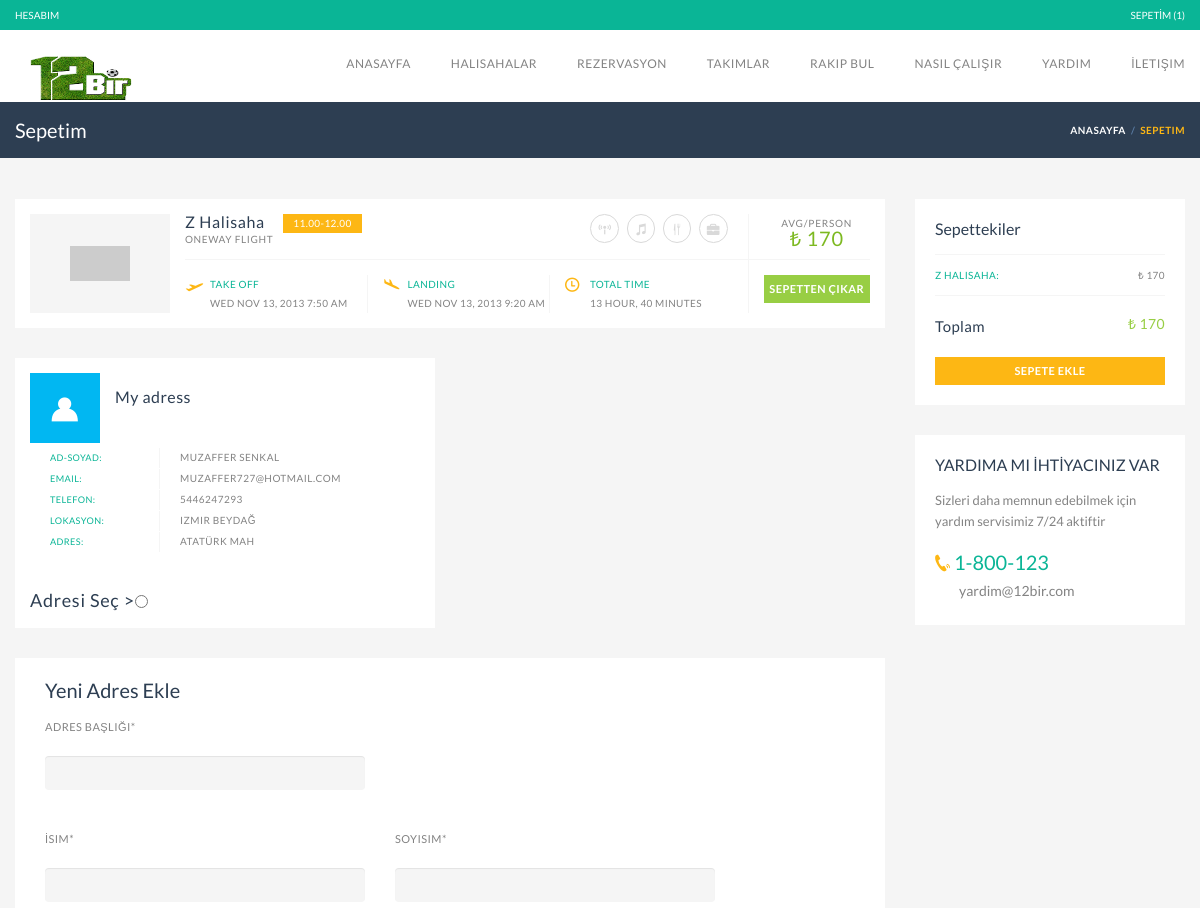
The app's page /sepetim/ (signed in, upper part), older data.
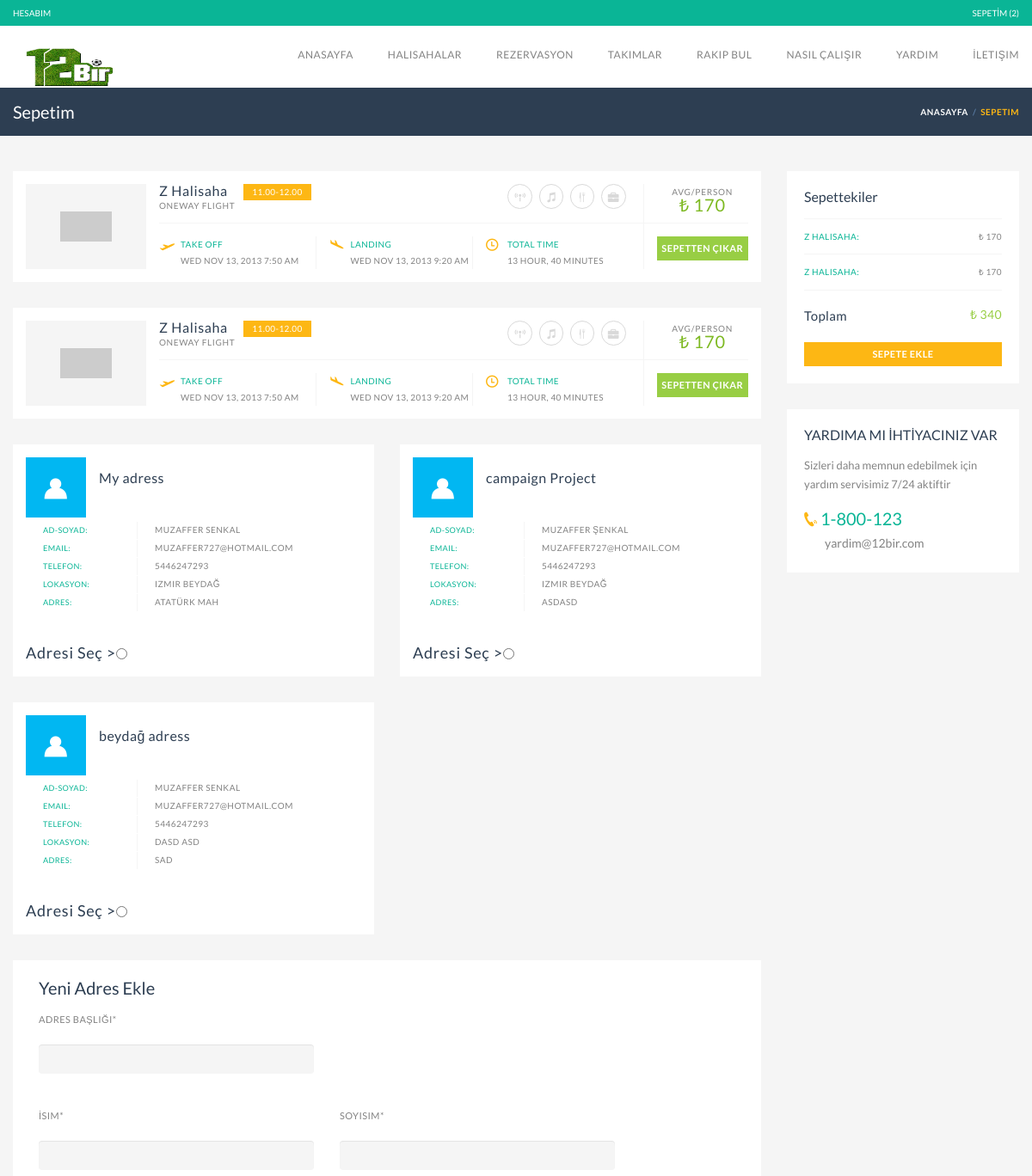
The same page, newer data.
### field/models.py (models this page shows, shortened)
class Sepet(models.Model):
    user = models.ForeignKey(settings.AUTH_USER_MODEL, default=1)
    field = models.ForeignKey('Field',on_delete=models.CASCADE,related_name="field")
    selected = models.CharField(max_length=40)
    created = models.DateTimeField(auto_now_add=True)

class Address(models.Model):
    user = models.ForeignKey(settings.AUTH_USER_MODEL, default=1)
    title = models.CharField(max_length=40)
    firstName = models.CharField(max_length=40)
    lastName = models.CharField(max_length=40)
    email = models.EmailField(max_length=254)
    city = models.CharField(max_length=40)
    ilce = models.CharField(max_length=40)
    address = models.TextField()
    phone_number = models.CharField(max_length=12)

### account/views.py (the view, shortened to what this page needs)
# urls.py: url(r'^sepetim/$',SepetView.as_view(),name="sepetim"),
class SepetView(LoggedInMixin,ListView,FormView):
    template_name = "sepetim.html"
    form_class = AddressForm
    context_object_name ="sepet_list"
    success_url = reverse_lazy('sepetim')
    def get_queryset(self):
        return Sepet.objects.filter(user=self.request.user)
    def get_context_data(self, *args, **kwargs):
        context = super(SepetView, self).get_context_data(*args, **kwargs)
        address = Address.objects.filter(user=self.request.user)
        totalPrice = 0;
        sepet_list = self.get_queryset()
        for sepet in sepet_list:
            totalPrice += sepet.field.price
        context['totalPrice'] = totalPrice
        context['address_list'] = address
        return context

### account/mixins.py (called while the page is built)
    @method_decorator(login_required)
    def dispatch(self, *args, **kwargs):
        return super(LoggedInMixin, self).dispatch(*args, **kwargs)

### account/views.py (called while the page is built)
def sepetHeader(request):
    user = request.user;
    if user.is_authenticated:
        list = Sepet.objects.filter(user=user)
        return { "sepetNumber":list.count}
    return {}

### account/templates/sepetim.html (shortened to what the changed rows need)
{% extends "base.html" %}
{% load crispy_forms_tags %}
{% block content %}
  <div class="page-title-container">
            <div class="container">
                <div class="page-title pull-left">
                    <h2 class="entry-title">Sepetim</h2>
                </div>
            </div>
        </div>
    <section id="content" class="gray-area">
            <div class="container">
                <div class="row">
                    <div id="main" class="col-sms-6 col-sm-8 col-md-9 listing-style3 flight">
                            {% for object in sepet_list %}
                             <article class="box">
                                <figure class="col-xs-3 col-sm-2">
                                    <span><img alt="" src="http://placehold.it/270x160"></span>
                                </figure>
                                <div class="details col-xs-9 col-sm-10">
                                    <div class="details-wrapper">
                                        <div class="first-row">
                                            <div>
                                                <h4 class="box-title">{{ object.field.name }}<small>Oneway flight</small></h4>
                                                <a class="button btn-mini yellow">11.00-12.00</a>
                                                <div class="amenities">
                                                    <i class="soap-icon-wifi circle"></i>
                                                    <i class="soap-icon-entertainment circle"></i>
                                                    <i class="soap-icon-fork circle"></i>
                                                    <i class="soap-icon-suitcase circle"></i>
                                                </div>
                                            </div>
                                            <div>
                                                <span class="price"><small>AVG/PERSON</small>₺ {{ object.field.price }}</span>
                                            </div>
                                        </div>
                                        <div class="second-row">
                                            <div class="time">
                                                <div class="take-off col-sm-4">
                                                    <div class="icon"><i class="soap-icon-plane-right yellow-color"></i></div>
                                                    <div>
                                                        <span class="skin-color">Take off</span><br />Wed Nov 13, 2013 7:50 Am
                                                    </div>
                                                </div>
                                                <div class="landing col-sm-4">
                                                    <div class="icon"><i class="soap-icon-plane-right yellow-color"></i></div>
                                                    <div>
                                                        <span class="skin-color">landing</span><br />Wed Nov 13, 2013 9:20 am
                                                    </div>
                                                </div>
                                                <div class="total-time col-sm-4">
                                                    <div class="icon"><i class="soap-icon-clock yellow-color"></i></div>
                                                    <div>
                                                        <span class="skin-color">total time</span><br />13 Hour, 40 minutes
                                                    </div>
                                                </div>
                                            </div>
                                            <div class="action">
                                                <form method="POST" action="{% url "sepet-delete" object.id %}">
                                                <button type="submit" class="button btn-small full-width">SEPETTEN ÇIKAR</button>
                                                </form>
                                            </div>
                                        </div>
                                    </div>
                                </div>
                            </article>
                            {% endfor %}
                        <div class="row">
                            <form action="">
                                {% for object in address_list %}
                                    <div class="col-sm-6">
                                <div class="icon-box style5 box" id="hotel-description">
                                    <i class="soap-icon-user"></i>
                                    <div class="description">
                                        <h4><a href="#">{{ object.title }} </a></h4>
                                    </div>
                                     <div class="features table-cell" >
                                              <ul class="adres-form-bilgi">
                                                <li><label>Ad-Soyad:</label>{{ object.firstName }} {{ object.lastName }}</li>
                                                <li><label>Email:</label>{{ object.email}}</li>
                                                <li><label>Telefon:</label>{{ object.phone_number}}</li>
                                                <li><label>Lokasyon:</label>{{ object.city}}  {{ object.ilce}}</li>
                                                <li><label>Adres:</label>{{ object.address}}</li>
                                            </ul>
                                        </div>
                                    <div class="description" >
                                        <input type="radio" name="gender" value="male">
                                        <h3 class="box-title">Adresi Seç   > </h3>
                                    </div>
                                </div>
                            </div>
                                {% endfor %}
</form></div>
                        <div class="booking-section travelo-box">
                            <form class="booking-form" method="POST">
                                <div class="person-information">
                                    <h2>Yeni Adres Ekle</h2>
                                </div>
                            </form>
                        </div>
                    </div>
                    <div class="sidebar col-sms-6 col-sm-4 col-md-3">
                        <div class="booking-details travelo-box">
                            <dl class="other-details">
                                 {% for object in sepet_list %}
                                <dt class="feature">{{ object.field.name }}:</dt><dd class="value">₺ {{ object.field.price }}</dd>
                                {% endfor %}
                                <dt class="total-price">Toplam </dt><dd class="total-price-value">₺ {{ totalPrice }}</dd>
                            </dl>
                        </div>
                    </div>
                </div>
            </div>
        </section>
{% endblock %}

Row changes from the older to the newer data that the page shows:
added Sepet: field.name "Z Halisaha", field.price "170", field.name "Z HALISAHA"
added Address: title "campaign Project", firstName "MUZAFFER", lastName "ŞENKAL", email "MUZAFFER727@HOTMAIL.COM", phone_number "5446247293", city "IZMIR", ilce "BEYDAĞ", address "ASDASD"
added Address: title "beydağ adress", firstName "MUZAFFER", lastName "SENKAL", email "MUZAFFER727@HOTMAIL.COM", phone_number "5446247293", city "DASD", ilce "ASD", address "SAD"
Text that changed along with them:
{{ sepetNumber }}: "1" → "2"
{{ totalPrice }}: "170" → "340"
